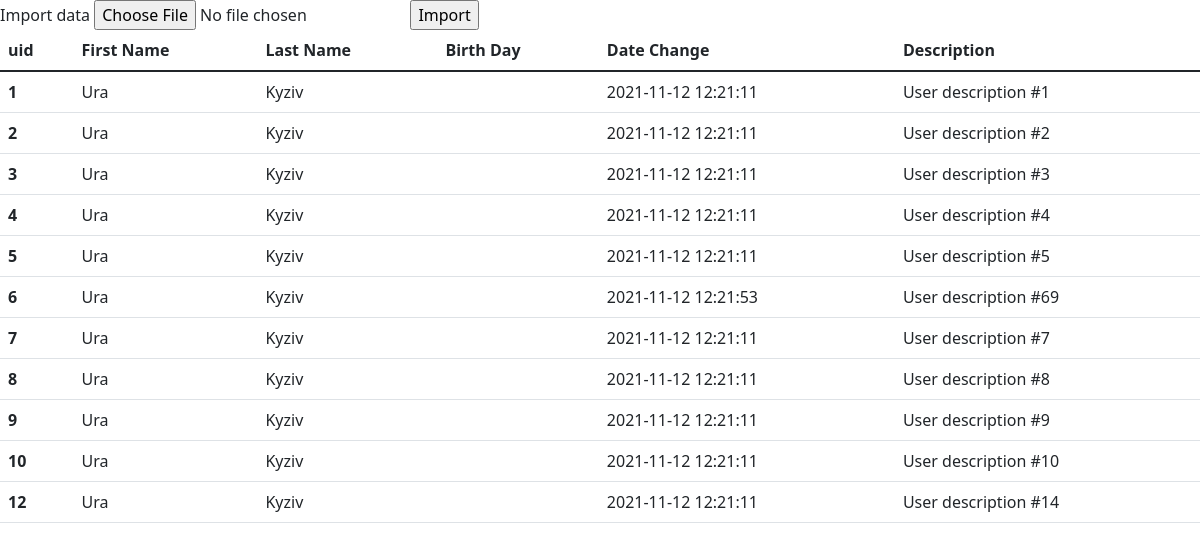
The page / on the database its author committed.
### tables this page shows
CREATE TABLE `users` (
  `uid` int(11) NOT NULL,
  `firstName` varchar(255) NOT NULL,
  `lastName` varchar(255) NOT NULL,
  `dirthDay` date NOT NULL,
  `dateChange` datetime NOT NULL,
  `description` text NOT NULL
);

### scr/MySQLController.php (called while the page is built, shortened)
<?php
class MySQLController
{
    private $dbConnect;
    public function __construct()
    {
        try{
            $this->dbConnect = new PDO("mysql:host=localhost;dbname=users", "root", "root");
        }catch(PDOException $e){
            echo($e);
            die;
        }
    }
    public function Select(){
        $data = $this->dbConnect->query("SELECT * FROM `users`; ");
        $result = [];
        foreach ($data as $row) {
            $result[] = $row;
        }
        return $result;
    }
}

### index.php (the view, shortened to what this page needs)
<?php
include_once 'scr/MySQLController.php';
?>
<!DOCTYPE html>
<html lang="en">
<head>
    <link href="https://cdn.jsdelivr.net/npm/bootstrap@5.1.3/dist/css/bootstrap.min.css" rel="stylesheet">
</head>
<body>
    <form action="/" method="post" enctype="multipart/form-data">
        <label for="data">Import data</label>
        <input type="file" name="data" id="data" accept=".csv">
        <input type="submit" name="import" value="Import">
    </form>
    <?php
    $db = new MySQLController();
    $content = $db->Select();?>
    <table class="table">
        <thead>
            <tr>
                <th scope="col">uid</th>
                <th scope="col">First Name</th>
                <th scope="col">Last Name</th>
                <th scope="col">Birth Day</th>
                <th scope="col">Date Change</th>
                <th scope="col">Description</th>
            </tr>
        </thead>
        <tbody>
            <?foreach($content as $row):?>
            <tr>
                <th scope="row"><?=$row['uid']?></th>
                <td><?=$row['firstName']?></td>
                <td><?=$row['lastName']?></td>
                <td><?=$row['birthDay']?></td>
                <td><?=$row['dateChange']?></td>
                <td><?=$row['description']?></td>
            </tr>
            <?endforeach;?>
        </tbody>
    </table>
</body>
</html>

### rows shown on the page
users: uid "1", firstName "Ura", lastName "Kyziv", dateChange "2021-11-12 12:21:11", description "User description #1"
users: uid "2", firstName "Ura", lastName "Kyziv", dateChange "2021-11-12 12:21:11", description "User description #2"
users: uid "3", firstName "Ura", lastName "Kyziv", dateChange "2021-11-12 12:21:11", description "User description #3"
users: uid "4", firstName "Ura", lastName "Kyziv", dateChange "2021-11-12 12:21:11", description "User description #4"
users: uid "5", firstName "Ura", lastName "Kyziv", dateChange "2021-11-12 12:21:11", description "User description #5"
users: uid "6", firstName "Ura", lastName "Kyziv", dateChange "2021-11-12 12:21:53", description "User description #69"
users: uid "7", firstName "Ura", lastName "Kyziv", dateChange "2021-11-12 12:21:11", description "User description #7"
users: uid "8", firstName "Ura", lastName "Kyziv", dateChange "2021-11-12 12:21:11", description "User description #8"
users: uid "9", firstName "Ura", lastName "Kyziv", dateChange "2021-11-12 12:21:11", description "User description #9"
users: uid "10", firstName "Ura", lastName "Kyziv", dateChange "2021-11-12 12:21:11", description "User description #10"
users: uid "12", firstName "Ura", lastName "Kyziv", dateChange "2021-11-12 12:21:11", description "User description #14"
